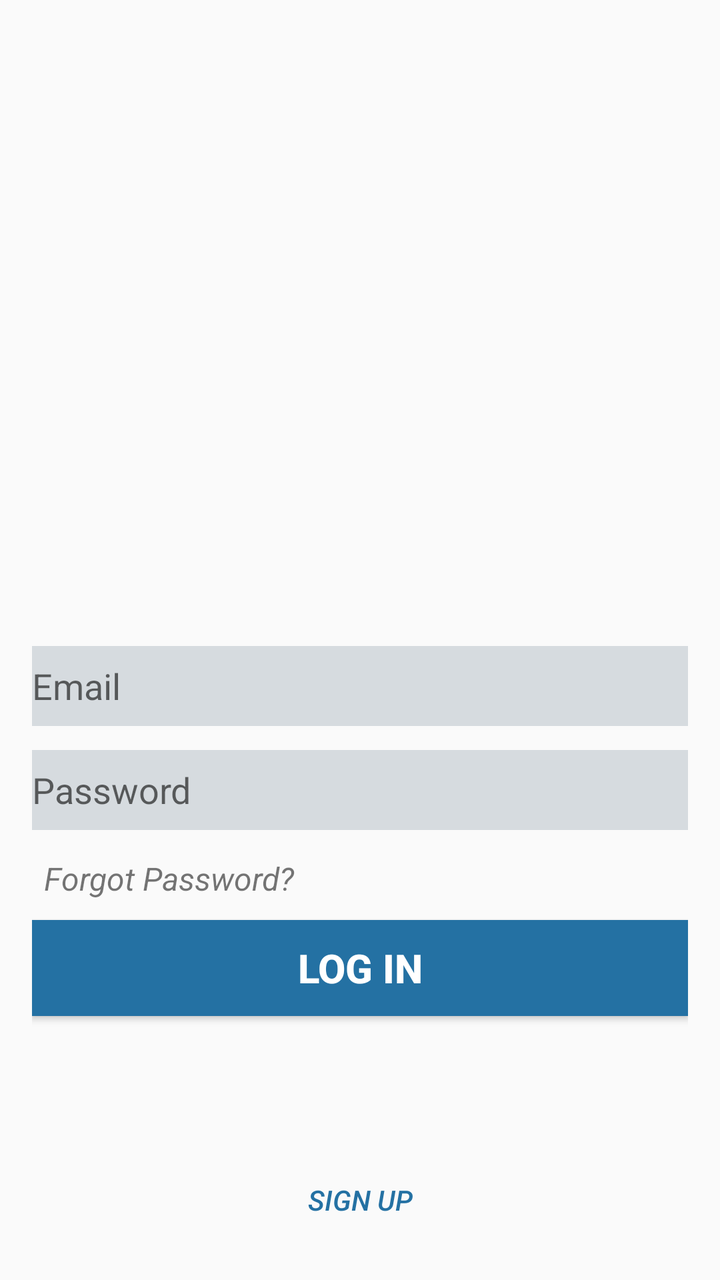
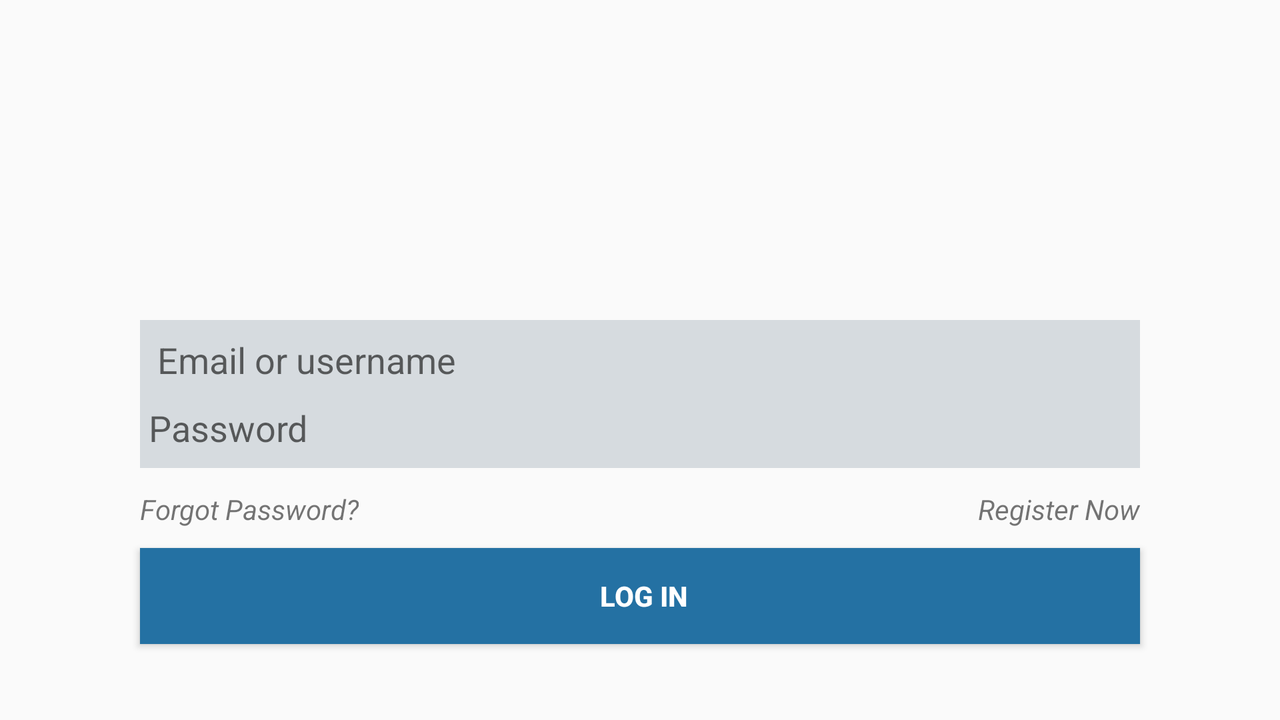

The same Android screen from two of the app's own layout files: first res/layout/ as a phone draws it, then the repository's variant for another configuration, drawn on a device whose configuration selects that folder. Both files follow.
<!-- AndroidManifest.xml: activity theme Theme.AppCompat.Light.NoActionBar -->
<!-- res/layout/activity_sign_in.xml -->
<?xml version="1.0" encoding="utf-8"?>
<RelativeLayout xmlns:android="http://schemas.android.com/apk/res/android"
    xmlns:app="http://schemas.android.com/apk/res-auto"
    xmlns:tools="http://schemas.android.com/tools"
    android:id="@+id/activity_sign_in"
    android:layout_width="match_parent"
    android:layout_height="match_parent"
    android:paddingBottom="@dimen/activity_vertical_margin"
    android:paddingLeft="@dimen/activity_horizontal_margin"
    android:paddingRight="@dimen/activity_horizontal_margin"
    android:paddingTop="@dimen/activity_vertical_margin"
    tools:context="uk.ac.brunel.tunel.activity.SignInActivity">


    <EditText
        android:background="#D6DBDF"
        android:layout_width="800dp"
        android:layout_height="40dp"
        android:inputType="textPassword"
        android:hint="@string/password"
        android:ems="10"
        android:id="@+id/etPassword"
        android:layout_marginBottom="45dp"
        android:layout_above="@+id/login"
        android:layout_alignParentStart="true" />

    <EditText
        android:background="#D6DBDF"
        android:layout_width="800dp"
        android:layout_height="40dp"
        android:inputType="textEmailAddress"
        android:hint="@string/email"
        android:ems="10"
        android:id="@+id/etUsername"
        android:layout_marginBottom="12dp"
        android:layout_above="@+id/etPassword"
        android:layout_alignParentStart="true" />

    <Button
        android:background="#2471A3"
        android:text="@string/log_in"
        android:textSize="20sp"
        android:textStyle="bold"
        android:textColor="#fff"
        android:layout_width="800dp"
        android:layout_height="wrap_content"
        android:layout_marginBottom="116dp"
        android:id="@+id/login"
        android:layout_alignParentBottom="true"
        android:layout_alignParentStart="true" />

    <Button
        android:background="@android:color/transparent"
        android:text="@string/sign_up"
        android:textStyle="italic"
        android:textColor="#2471A3"
        android:layout_width="wrap_content"
        android:layout_height="wrap_content"
        android:id="@+id/sign_up"
        android:layout_alignParentBottom="true"
        android:layout_centerHorizontal="true" />

    <TextView
        android:text="@string/forgot_password"
        android:textSize="16sp"
        android:textStyle="italic"
        android:layout_width="wrap_content"
        android:layout_height="wrap_content"
        android:id="@+id/forgotpassword"
        android:layout_marginBottom="10dp"
        android:layout_marginStart="6dp"
        android:layout_above="@+id/login"
        android:layout_alignParentStart="true" />

    <ImageView
        android:layout_width="wrap_content"
        android:layout_height="260dp"
        app:srcCompat="@drawable/tunellogo"
        android:id="@+id/tunellogo"
        android:layout_alignParentTop="true"
        android:layout_alignParentStart="true"
        android:contentDescription="@string/tunellogo"/>




</RelativeLayout>
<!-- resources referenced by this layout -->
<resources>
  <dimen name="activity_horizontal_margin">16dp</dimen>
  <dimen name="activity_vertical_margin">16dp</dimen>
  <!-- drawable tunellogo: png bitmap (mipmap-hdpi, 3905 bytes) -->
  <string name="email">Email</string>
  <string name="forgot_password">Forgot Password?</string>
  <string name="log_in">Log In</string>
  <string name="password">Password</string>
  <string name="sign_up">Sign Up</string>
  <string name="tunellogo">tunellogo</string>
</resources>
<!-- res/layout-land/activity_sign_in.xml (the repository's variant of the layout above) -->
<!-- drawn on the phone turned sideways -->
<?xml version="1.0" encoding="utf-8"?>
<RelativeLayout xmlns:android="http://schemas.android.com/apk/res/android"
    xmlns:app="http://schemas.android.com/apk/res-auto"
    xmlns:tools="http://schemas.android.com/tools"
    android:id="@+id/activity_sign_in"
    android:layout_width="match_parent"
    android:layout_height="match_parent"
    android:paddingBottom="@dimen/activity_vertical_margin"
    android:paddingLeft="@dimen/activity_horizontal_margin"
    android:paddingRight="@dimen/activity_horizontal_margin"
    android:paddingTop="@dimen/activity_vertical_margin"
    tools:context="uk.ac.brunel.tunel.SignInActivity">


    <ImageView
        android:layout_width="wrap_content"
        android:layout_height="160dp"
        app:srcCompat="@drawable/tunellogo"
        android:id="@+id/imageView4"
        android:layout_marginBottom="6dp"
        android:layout_above="@+id/username"
        android:layout_centerHorizontal="true" />

    <Button
        android:background="#2471A3"
        android:text=" Log In"
        android:textStyle="bold"
        android:textColor="#fff"
        android:layout_width="500dp"
        android:layout_height="wrap_content"
        android:layout_marginBottom="22dp"
        android:id="@+id/login"
        android:layout_alignParentBottom="true"
        android:layout_centerHorizontal="true" />

    <EditText
        android:background="#D6DBDF"
        android:layout_width="500dp"
        android:layout_height="40dp"
        android:password="true"
        android:hint=" Password"
        android:ems="10"
        android:id="@+id/password"
        android:layout_marginBottom="11dp"
        android:layout_above="@+id/forgotpassword"
        android:layout_alignStart="@+id/login" />

    <EditText
        android:background="#D6DBDF"
        android:layout_width="500dp"
        android:layout_height="40dp"
        android:inputType="textPersonName"
        android:hint="  Email or username"
        android:ems="10"
        android:id="@+id/username"
        android:layout_centerVertical="true"
        android:layout_alignStart="@+id/password" />

    <TextView
        android:text="Forgot Password?"
        android:textStyle="italic"
        android:layout_width="wrap_content"
        android:layout_height="wrap_content"
        android:id="@+id/forgotpassword"
        android:layout_marginBottom="10dp"
        android:layout_above="@+id/login"
        android:layout_alignStart="@+id/login" />

    <TextView
        android:text="Register Now"
        android:textStyle="italic"
        android:layout_width="wrap_content"
        android:layout_height="wrap_content"
        android:id="@+id/textView2"
        android:layout_below="@+id/password"
        android:layout_alignEnd="@+id/login" />

</RelativeLayout>
<!-- resources referenced by the variant -->
<!-- as the phone turned sideways resolves them -->
<resources>
  <dimen name="activity_horizontal_margin">16dp</dimen>
  <dimen name="activity_vertical_margin">16dp</dimen>
  <!-- drawable tunellogo: png bitmap (mipmap-hdpi, 3905 bytes) -->
</resources>
